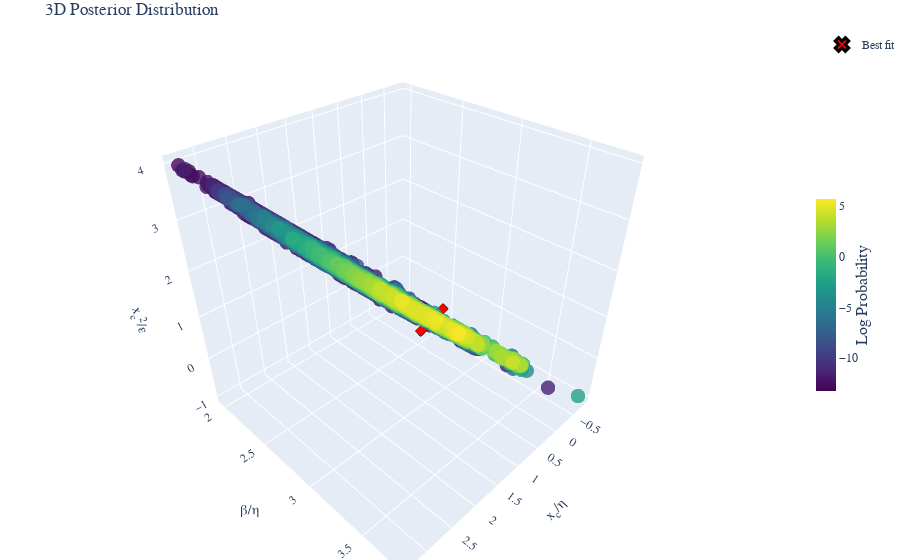

Source (notebook cell):
### Code cell
post.bins =None
fig =post.plot_posterior3D_interactive([0,1,2],labels=["$x_c/\\eta$","$\\beta/\\eta$","$x_c^2/\\epsilon$","$x_c$","ExtH"], truths=np.log(best_theta_trans),truth_label="Best fit" )
# Save the figure using matplotlib's savefig instead of plotly's write_image
fig.show()
# Save the figure as HTML
html_file_name=file.replace('_post.csv','_3D')
html_path = os.path.join(base_products_folder, 'html_3d_plots', f'{html_file_name}.html')
# Create directory if it doesn't exist
os.makedirs(os.path.dirname(html_path), exist_ok=True)
fig.write_html(html_path)

### Figure 1 — Plotly figure (JSON) as saved in the notebook; plotly's stock layout.template omitted (floating-point values rounded to 4 significant figures; data arrays with more than 128 entries replaced by an {"elided": "..."} marker saying what was removed)
{"data": [{"marker": {"color": {"elided": "4068 float values"}, "colorbar": {"len": 0.4, "thickness": 20, "title": {"font": {"size": 16}, "side": "right", "text": "Log Probability"}, "x": 1.0, "y": 0.5}, "colorscale": [[0.0, "#440154"], [0.1111, "#482878"], [0.2222, "#3e4989"], [0.3333, "#31688e"], [0.4444, "#26828e"], [0.5556, "#1f9e89"], [0.6667, "#35b779"], [0.7778, "#6ece58"], [0.8889, "#b5de2b"], [1.0, "#fde725"]], "opacity": 0.8, "size": 5}, "mode": "markers", "name": "Posterior", "scene": "scene", "showlegend": false, "type": "scatter3d", "x": {"elided": "4068 float values"}, "y": {"elided": "4068 float values"}, "z": {"elided": "4068 float values"}}, {"marker": {"color": "red", "line": {"color": "black", "width": 3}, "size": 12, "symbol": "x"}, "mode": "markers", "name": "Best fit", "scene": "scene", "showlegend": true, "type": "scatter3d", "x": [0.5489], "y": [2.858], "z": [0.4449]}], "layout": {"font": {"family": "Computer Modern"}, "margin": {"b": 0, "l": 0, "r": 0, "t": 30}, "scene": {"aspectmode": "cube", "xaxis": {"exponentformat": "e", "showexponent": "all", "title": {"font": {"size": 14}, "text": "x<sub>c</sub>/η"}}, "yaxis": {"exponentformat": "e", "showexponent": "all", "title": {"font": {"size": 14}, "text": "β/η"}}, "zaxis": {"exponentformat": "e", "showexponent": "all", "title": {"font": {"size": 14}, "text": "x<sub>c</sub><sup>2</sup>/ε"}}}, "title": {"text": "3D Posterior Distribution"}}}
